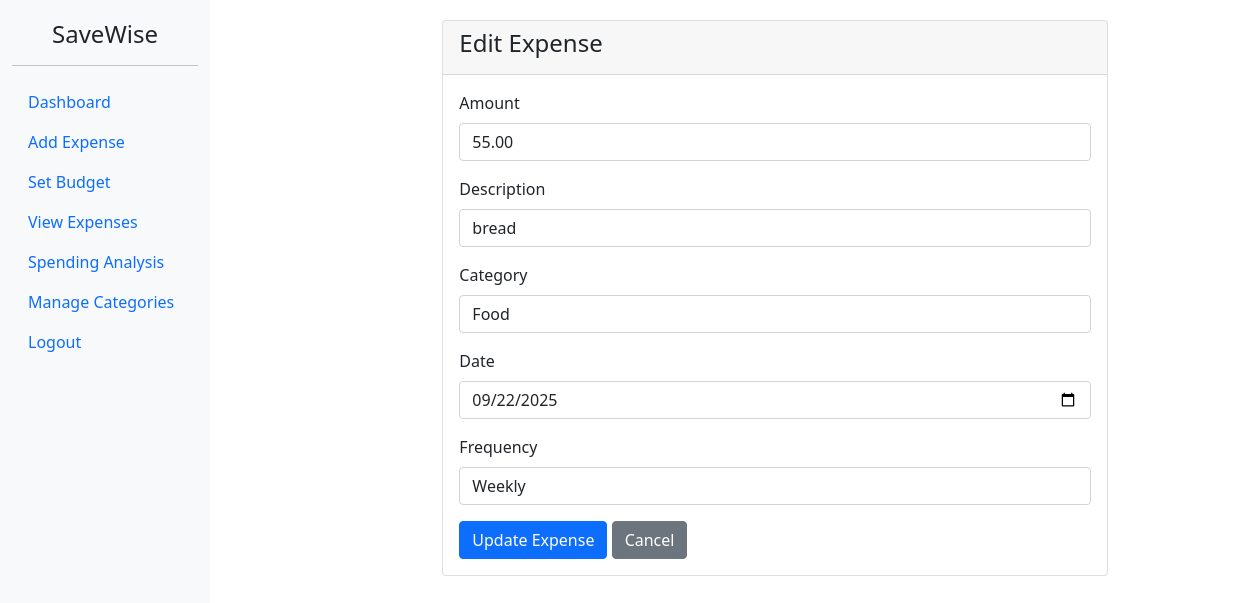
The app's page /api/expenses/edit/3/ (signed in) with its own data.
### api/models.py (models this page shows, shortened)
class Expense(models.Model):
    FREQUENCY_CHOICES = [
        ('daily', 'Daily'),
        ('weekly', 'Weekly'),
        ('monthly', 'Monthly'),
    ]
    user = models.ForeignKey(User, on_delete=models.CASCADE)
    amount = models.DecimalField(max_digits=10, decimal_places=2, validators=[MinValueValidator(0.01)])
    description = models.CharField(max_length=200)
    category = models.ForeignKey(ExpenseCategory, on_delete=models.SET_NULL, null=True, blank=True)
    date = models.DateField(default=timezone.now)
    frequency = models.CharField(max_length=10, choices=FREQUENCY_CHOICES, default='daily')
    created_at = models.DateTimeField(auto_now_add=True)
    class Meta:
        indexes = [
            models.Index(fields=['user', 'date']),
            models.Index(fields=['user', 'category']),
        ]

### api/views.py (the view)
# urls.py: path('expenses/edit/<int:expense_id>/', views.edit_expense, name='edit_expense'),
@login_required
def edit_expense(request, expense_id):
    expense = get_object_or_404(Expense, id=expense_id, user=request.user)
    if request.method == 'POST':
        form = ExpenseForm(request.POST, instance=expense)
        if form.is_valid():
            form.save()
            messages.success(request, 'Expense updated successfully!')
            return redirect('expense_list')
    else:
        form = ExpenseForm(instance=expense)
    return render(request, 'api/add_expense.html', {'form': form, 'edit': True, 'expense': expense})

### api/forms.py
class ExpenseForm(forms.ModelForm):
    class Meta:
        model = Expense
        fields = ['amount', 'description', 'category', 'date', 'frequency']
        widgets = {
            'date': forms.DateInput(attrs={'type': 'date', 'class': 'form-control'}),
            'amount': forms.NumberInput(attrs={'class': 'form-control'}),
            'description': forms.TextInput(attrs={'class': 'form-control'}),
            'category': forms.Select(attrs={'class': 'form-control'}),
            'frequency': forms.Select(attrs={'class': 'form-control'}),
        }

### api/models.py (called while the page is built)
    def __str__(self):
        for choice_value, choice_display in self.PREDEFINED_CATEGORIES:
            if self.name == choice_value:
                return choice_display
        return self.name

### api/templates/api/add_expense.html (shortened to what this page needs)
<!DOCTYPE html>
<html lang="en">
{% load static %}
<head>
    <link href="https://cdn.jsdelivr.net/npm/bootstrap@5.1.3/dist/css/bootstrap.min.css" rel="stylesheet">
</head>
<body>
    <div class="container-fluid">
        <div class="row">
            <div class="col-md-3 col-lg-2 sidebar">
                <h4 class="text-center">SaveWise</h4>
                <hr>
                <ul class="nav flex-column">
                    <li class="nav-item">
                        <a class="nav-link" href="{% url 'dashboard' %}">Dashboard</a>
                    </li>
                    <li class="nav-item">
                        <a class="nav-link active" href="{% url 'add_expense' %}">Add Expense</a>
                    </li>
                    <li class="nav-item">
                        <a class="nav-link" href="{% url 'set_budget' %}">Set Budget</a>
                    </li>
                    <li class="nav-item">
                        <a class="nav-link" href="{% url 'expense_list' %}">View Expenses</a>
                    </li>
                    <li class="nav-item">
                        <a class="nav-link" href="{% url 'spending_analysis' %}">Spending Analysis</a>
                    </li>
                    <li class="nav-item">
                        <a class="nav-link" href="{% url 'manage_categories' %}">Manage Categories</a>
                    </li>
                    <li class="nav-item">
                        <a class="nav-link" href="{% url 'logout' %}">Logout</a>
                    </li>
                </ul>
            </div>
            <div class="col-md-9 col-lg-10 main-content">
                <div class="row justify-content-center">
                    <div class="col-md-8">
                        <div class="card">
                            <div class="card-header">
                                <h4>{% if edit %}Edit{% else %}Add{% endif %} Expense</h4>
                            </div>
                            <div class="card-body">
                                <form method="post">
                                    <div class="mb-3">
                                        <label for="id_amount" class="form-label">Amount</label>
                                        {{ form.amount }}
                                    </div>
                                    <div class="mb-3">
                                        <label for="id_description" class="form-label">Description</label>
                                        {{ form.description }}
                                    </div>
                                    <div class="mb-3">
                                        <label for="id_category" class="form-label">Category</label>
                                        {{ form.category }}
                                    </div>
                                    <div class="mb-3">
                                        <label for="id_date" class="form-label">Date</label>
                                        {{ form.date }}
                                    </div>
                                    <div class="mb-3">
                                        <label for="id_frequency" class="form-label">Frequency</label>
                                        {{ form.frequency }}
                                    </div>
                                    <button type="submit" class="btn btn-primary">{% if edit %}Update{% else %}Add{% endif %} Expense</button>
                                    <a href="{% url 'expense_list' %}" class="btn btn-secondary">Cancel</a>
                                </form>
                            </div>
                        </div>
                    </div>
                </div>
            </div>
        </div>
    </div>
</body>
</html>

### api/templates/api/add_expense.html (style rules this page uses)
.sidebar { background-color: #f8f9fa; height: 100vh; position: fixed; padding-top: 20px; }
.main-content { margin-left: 250px; padding: 20px; }

### records on screen
Expense: amount "55.00", description "bread", category "Food", date "09/22/2025", frequency "Weekly"
